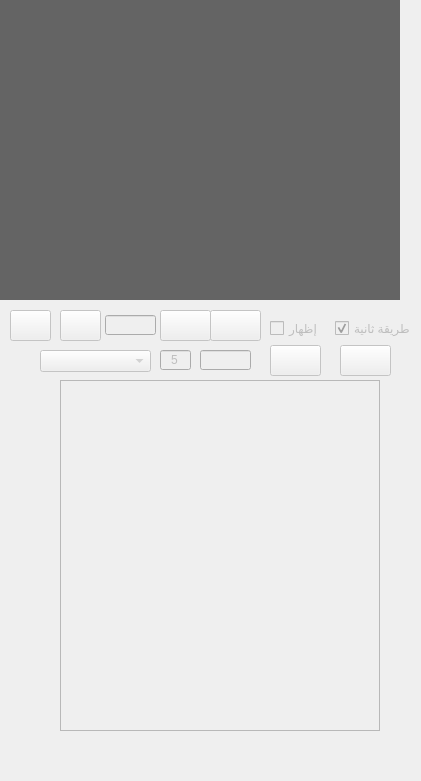
     <widget class="QWidget" name="widget_2" native="true">
      <property name="enabled">
       <bool>false</bool>
      </property>
      <property name="geometry">
       <rect>
        <x>470</x>
        <y>10</y>
        <width>421</width>
        <height>781</height>
       </rect>
      </property>
      <widget class="QLabel" name="label_v2">
       <property name="geometry">
        <rect>
         <x>0</x>
         <y>0</y>
         <width>400</width>
         <height>300</height>
        </rect>
       </property>
       <property name="palette">
        <palette>
         <active>
          <colorrole role="WindowText">
           <brush brushstyle="SolidPattern">
            <color alpha="255">
             <red>255</red>
             <green>255</green>
             <blue>255</blue>
            </color>
           </brush>
          </colorrole>
          <colorrole role="Button">
           <brush brushstyle="SolidPattern">
            <color alpha="255">
             <red>100</red>
             <green>100</green>
             <blue>100</blue>
            </color>
           </brush>
          </colorrole>
          <colorrole role="Light">
           <brush brushstyle="SolidPattern">
            <color alpha="255">
             <red>150</red>
             <green>150</green>
             <blue>150</blue>
            </color>
           </brush>
          </colorrole>
          <colorrole role="Midlight">
           <brush brushstyle="SolidPattern">
            <color alpha="255">
             <red>125</red>
             <green>125</green>
             <blue>125</blue>
            </color>
           </brush>
          </colorrole>
          <colorrole role="Dark">
           <brush brushstyle="SolidPattern">
            <color alpha="255">
             <red>50</red>
             <green>50</green>
             <blue>50</blue>
            </color>
           </brush>
          </colorrole>
          <colorrole role="Mid">
           <brush brushstyle="SolidPattern">
            <color alpha="255">
             <red>66</red>
             <green>66</green>
             <blue>66</blue>
            </color>
           </brush>
          </colorrole>
          <colorrole role="Text">
           <brush brushstyle="SolidPattern">
            <color alpha="255">
             <red>255</red>
             <green>255</green>
             <blue>255</blue>
            </color>
           </brush>
          </colorrole>
          <colorrole role="BrightText">
           <brush brushstyle="SolidPattern">
            <color alpha="255">
             <red>255</red>
             <green>255</green>
             <blue>255</blue>
            </color>
           </brush>
          </colorrole>
          <colorrole role="ButtonText">
           <brush brushstyle="SolidPattern">
            <color alpha="255">
             <red>255</red>
             <green>255</green>
             <blue>255</blue>
            </color>
           </brush>
          </colorrole>
          <colorrole role="Base">
           <brush brushstyle="SolidPattern">
            <color alpha="255">
             <red>0</red>
             <green>0</green>
             <blue>0</blue>
            </color>
           </brush>
          </colorrole>
          <colorrole role="Window">
           <brush brushstyle="SolidPattern">
            <color alpha="255">
             <red>100</red>
             <green>100</green>
             <blue>100</blue>
            </color>
           </brush>
          </colorrole>
          <colorrole role="Shadow">
           <brush brushstyle="SolidPattern">
            <color alpha="255">
             <red>0</red>
             <green>0</green>
             <blue>0</blue>
            </color>
           </brush>
          </colorrole>
          <colorrole role="AlternateBase">
           <brush brushstyle="SolidPattern">
            <color alpha="255">
             <red>50</red>
             <green>50</green>
             <blue>50</blue>
            </color>
           </brush>
          </colorrole>
          <colorrole role="ToolTipBase">
           <brush brushstyle="SolidPattern">
            <color alpha="255">
             <red>255</red>
             <green>255</green>
             <blue>220</blue>
            </color>
           </brush>
          </colorrole>
          <colorrole role="ToolTipText">
           <brush brushstyle="SolidPattern">
            <color alpha="255">
             <red>0</red>
             <green>0</green>
             <blue>0</blue>
            </color>
           </brush>
          </colorrole>
         </active>
         <inactive>
          <colorrole role="WindowText">
           <brush brushstyle="SolidPattern">
            <color alpha="255">
             <red>255</red>
             <green>255</green>
             <blue>255</blue>
            </color>
           </brush>
          </colorrole>
          <colorrole role="Button">
           <brush brushstyle="SolidPattern">
            <color alpha="255">
             <red>100</red>
             <green>100</green>
             <blue>100</blue>
            </color>
           </brush>
          </colorrole>
          <colorrole role="Light">
           <brush brushstyle="SolidPattern">
            <color alpha="255">
             <red>150</red>
             <green>150</green>
             <blue>150</blue>
            </color>
           </brush>
          </colorrole>
          <colorrole role="Midlight">
           <brush brushstyle="SolidPattern">
            <color alpha="255">
             <red>125</red>
             <green>125</green>
             <blue>125</blue>
            </color>
           </brush>
          </colorrole>
          <colorrole role="Dark">
           <brush brushstyle="SolidPattern">
            <color alpha="255">
             <red>50</red>
             <green>50</green>
             <blue>50</blue>
            </color>
           </brush>
          </colorrole>
          <colorrole role="Mid">
           <brush brushstyle="SolidPattern">
            <color alpha="255">
             <red>66</red>
             <green>66</green>
             <blue>66</blue>
            </color>
           </brush>
          </colorrole>
          <colorrole role="Text">
           <brush brushstyle="SolidPattern">
            <color alpha="255">
             <red>255</red>
             <green>255</green>
             <blue>255</blue>
            </color>
           </brush>
          </colorrole>
          <colorrole role="BrightText">
           <brush brushstyle="SolidPattern">
            <color alpha="255">
             <red>255</red>
             <green>255</green>
             <blue>255</blue>
            </color>
           </brush>
          </colorrole>
          <colorrole role="ButtonText">
           <brush brushstyle="SolidPattern">
            <color alpha="255">
             <red>255</red>
             <green>255</green>
             <blue>255</blue>
            </color>
           </brush>
          </colorrole>
          <colorrole role="Base">
           <brush brushstyle="SolidPattern">
            <color alpha="255">
             <red>0</red>
             <green>0</green>
             <blue>0</blue>
            </color>
           </brush>
          </colorrole>
          <colorrole role="Window">
           <brush brushstyle="SolidPattern">
            <color alpha="255">
             <red>100</red>
             <green>100</green>
             <blue>100</blue>
            </color>
           </brush>
          </colorrole>
          <colorrole role="Shadow">
           <brush brushstyle="SolidPattern">
            <color alpha="255">
             <red>0</red>
             <green>0</green>
             <blue>0</blue>
            </color>
           </brush>
          </colorrole>
          <colorrole role="AlternateBase">
           <brush brushstyle="SolidPattern">
            <color alpha="255">
             <red>50</red>
             <green>50</green>
             <blue>50</blue>
            </color>
           </brush>
          </colorrole>
          <colorrole role="ToolTipBase">
           <brush brushstyle="SolidPattern">
            <color alpha="255">
             <red>255</red>
             <green>255</green>
             <blue>220</blue>
            </color>
           </brush>
          </colorrole>
          <colorrole role="ToolTipText">
           <brush brushstyle="SolidPattern">
            <color alpha="255">
             <red>0</red>
             <green>0</green>
             <blue>0</blue>
            </color>
           </brush>
          </colorrole>
         </inactive>
         <disabled>
          <colorrole role="WindowText">
           <brush brushstyle="SolidPattern">
            <color alpha="255">
             <red>50</red>
             <green>50</green>
             <blue>50</blue>
            </color>
           </brush>
          </colorrole>
          <colorrole role="Button">
           <brush brushstyle="SolidPattern">
            <color alpha="255">
             <red>100</red>
             <green>100</green>
             <blue>100</blue>
            </color>
           </brush>
          </colorrole>
          <colorrole role="Light">
           <brush brushstyle="SolidPattern">
            <color alpha="255">
             <red>150</red>
             <green>150</green>
             <blue>150</blue>
            </color>
           </brush>
          </colorrole>
          <colorrole role="Midlight">
           <brush brushstyle="SolidPattern">
            <color alpha="255">
             <red>125</red>
             <green>125</green>
             <blue>125</blue>
            </color>
           </brush>
          </colorrole>
          <colorrole role="Dark">
           <brush brushstyle="SolidPattern">
            <color alpha="255">
             <red>50</red>
             <green>50</green>
             <blue>50</blue>
            </color>
           </brush>
          </colorrole>
          <colorrole role="Mid">
           <brush brushstyle="SolidPattern">
            <color alpha="255">
             <red>66</red>
             <green>66</green>
             <blue>66</blue>
            </color>
           </brush>
          </colorrole>
          <colorrole role="Text">
           <brush brushstyle="SolidPattern">
            <color alpha="255">
             <red>50</red>
             <green>50</green>
             <blue>50</blue>
            </color>
           </brush>
          </colorrole>
          <colorrole role="BrightText">
           <brush brushstyle="SolidPattern">
            <color alpha="255">
             <red>255</red>
             <green>255</green>
             <blue>255</blue>
            </color>
           </brush>
          </colorrole>
          <colorrole role="ButtonText">
           <brush brushstyle="SolidPattern">
            <color alpha="255">
             <red>50</red>
             <green>50</green>
             <blue>50</blue>
            </color>
           </brush>
          </colorrole>
          <colorrole role="Base">
           <brush brushstyle="SolidPattern">
            <color alpha="255">
             <red>100</red>
             <green>100</green>
             <blue>100</blue>
            </color>
           </brush>
          </colorrole>
          <colorrole role="Window">
           <brush brushstyle="SolidPattern">
            <color alpha="255">
             <red>100</red>
             <green>100</green>
             <blue>100</blue>
            </color>
           </brush>
          </colorrole>
          <colorrole role="Shadow">
           <brush brushstyle="SolidPattern">
            <color alpha="255">
             <red>0</red>
             <green>0</green>
             <blue>0</blue>
            </color>
           </brush>
          </colorrole>
          <colorrole role="AlternateBase">
           <brush brushstyle="SolidPattern">
            <color alpha="255">
             <red>100</red>
             <green>100</green>
             <blue>100</blue>
            </color>
           </brush>
          </colorrole>
          <colorrole role="ToolTipBase">
           <brush brushstyle="SolidPattern">
            <color alpha="255">
             <red>255</red>
             <green>255</green>
             <blue>220</blue>
            </color>
           </brush>
          </colorrole>
          <colorrole role="ToolTipText">
           <brush brushstyle="SolidPattern">
            <color alpha="255">
             <red>0</red>
             <green>0</green>
             <blue>0</blue>
            </color>
           </brush>
          </colorrole>
         </disabled>
        </palette>
       </property>
       <property name="autoFillBackground">
        <bool>true</bool>
       </property>
       <property name="text">
        <string/>
       </property>
      </widget>
      <widget class="QCheckBox" name="checkBox_3">
       <property name="geometry">
        <rect>
         <x>270</x>
         <y>320</y>
         <width>51</width>
         <height>17</height>
        </rect>
       </property>
       <property name="text">
        <string>إظهار</string>
       </property>
      </widget>
      <widget class="QLineEdit" name="ob_txt">
       <property name="geometry">
        <rect>
         <x>105</x>
         <y>315</y>
         <width>51</width>
         <height>20</height>
        </rect>
       </property>
      </widget>
      <widget class="QPushButton" name="pause_v2">
       <property name="geometry">
        <rect>
         <x>10</x>
         <y>310</y>
         <width>41</width>
         <height>31</height>
        </rect>
       </property>
       <property name="text">
        <string/>
       </property>
       <property name="icon">
        <iconset>
         <normaloff>:/new/prefix1/Hopstarter-Button-Button-Pause.ico</normaloff>:/new/prefix1/Hopstarter-Button-Button-Pause.ico</iconset>
       </property>
       <property name="iconSize">
        <size>
         <width>24</width>
         <height>24</height>
        </size>
       </property>
      </widget>
      <widget class="QPushButton" name="record_camera_2">
       <property name="geometry">
        <rect>
         <x>340</x>
         <y>345</y>
         <width>51</width>
         <height>31</height>
        </rect>
       </property>
       <property name="text">
        <string/>
       </property>
       <property name="icon">
        <iconset>
         <normaloff>:/new/prefix1/Oxygen-Icons.org-Oxygen-Actions-media-record.ico</normaloff>:/new/prefix1/Oxygen-Icons.org-Oxygen-Actions-media-record.ico</iconset>
       </property>
       <property name="iconSize">
        <size>
         <width>32</width>
         <height>32</height>
        </size>
       </property>
      </widget>
      <widget class="QPushButton" name="Serial_bT">
       <property name="geometry">
        <rect>
         <x>270</x>
         <y>345</y>
         <width>51</width>
         <height>31</height>
        </rect>
       </property>
       <property name="text">
        <string/>
       </property>
       <property name="icon">
        <iconset>
         <normaloff>:/new/prefix1/Fatcow-Farm-Fresh-Port.ico</normaloff>:/new/prefix1/Fatcow-Farm-Fresh-Port.ico</iconset>
       </property>
       <property name="iconSize">
        <size>
         <width>32</width>
         <height>32</height>
        </size>
       </property>
      </widget>
      <widget class="QComboBox" name="Por_name">
       <property name="geometry">
        <rect>
         <x>40</x>
         <y>350</y>
         <width>111</width>
         <height>22</height>
        </rect>
       </property>
      </widget>
      <widget class="QLineEdit" name="Pic_Num">
       <property name="geometry">
        <rect>
         <x>160</x>
         <y>350</y>
         <width>31</width>
         <height>20</height>
        </rect>
       </property>
       <property name="text">
        <string>5</string>
       </property>
       <property name="alignment">
        <set>Qt::AlignCenter</set>
       </property>
      </widget>
      <widget class="QPushButton" name="open_v2">
       <property name="geometry">
        <rect>
         <x>160</x>
         <y>310</y>
         <width>51</width>
         <height>31</height>
        </rect>
       </property>
       <property name="text">
        <string/>
       </property>
       <property name="icon">
        <iconset>
         <normaloff>:/new/prefix1/Oxygen-Icons.org-Oxygen-Mimetypes-inode-directory.ico</normaloff>:/new/prefix1/Oxygen-Icons.org-Oxygen-Mimetypes-inode-directory.ico</iconset>
       </property>
       <property name="iconSize">
        <size>
         <width>32</width>
         <height>32</height>
        </size>
       </property>
      </widget>
      <widget class="QListWidget" name="listWidget_v2">
       <property name="geometry">
        <rect>
         <x>60</x>
         <y>380</y>
         <width>320</width>
         <height>351</height>
        </rect>
       </property>
       <property name="lineWidth">
        <number>1</number>
       </property>
       <property name="sizeAdjustPolicy">
        <enum>QAbstractScrollArea::AdjustToContents</enum>
       </property>
      </widget>
      <widget class="QLineEdit" name="num_pic">
       <property name="geometry">
        <rect>
         <x>200</x>
         <y>350</y>
         <width>51</width>
         <height>20</height>
        </rect>
       </property>
      </widget>
      <widget class="QPushButton" name="stop_v2">
       <property name="geometry">
        <rect>
         <x>60</x>
         <y>310</y>
         <width>41</width>
         <height>31</height>
        </rect>
       </property>
       <property name="text">
        <string/>
       </property>
       <property name="icon">
        <iconset>
         <normaloff>:/new/prefix1/Hopstarter-Button-Button-Stop.ico</normaloff>:/new/prefix1/Hopstarter-Button-Button-Stop.ico</iconset>
       </property>
       <property name="iconSize">
        <size>
         <width>24</width>
         <height>24</height>
        </size>
       </property>
      </widget>
      <widget class="QPushButton" name="open_ip_camera2">
       <property name="geometry">
        <rect>
         <x>210</x>
         <y>310</y>
         <width>51</width>
         <height>31</height>
        </rect>
       </property>
       <property name="text">
        <string/>
       </property>
       <property name="icon">
        <iconset>
         <normaloff>:/new/prefix1/Icons-Land-Vista-Hardware-Devices-Security-Camera.ico</normaloff>:/new/prefix1/Icons-Land-Vista-Hardware-Devices-Security-Camera.ico</iconset>
       </property>
       <property name="iconSize">
        <size>
         <width>32</width>
         <height>32</height>
        </size>
       </property>
      </widget>
      <widget class="QCheckBox" name="checkBox_4">
       <property name="geometry">
        <rect>
         <x>335</x>
         <y>320</y>
         <width>91</width>
         <height>17</height>
        </rect>
       </property>
       <property name="text">
        <string>طريقة ثانية</string>
       </property>
       <property name="checked">
        <bool>true</bool>
       </property>
      </widget>
      <zorder>label_v2</zorder>
      <zorder>checkBox_3</zorder>
      <zorder>ob_txt</zorder>
      <zorder>pause_v2</zorder>
      <zorder>record_camera_2</zorder>
      <zorder>Serial_bT</zorder>
      <zorder>Por_name</zorder>
      <zorder>Pic_Num</zorder>
      <zorder>open_v2</zorder>
      <zorder>num_pic</zorder>
      <zorder>stop_v2</zorder>
      <zorder>open_ip_camera2</zorder>
      <zorder>checkBox_4</zorder>
      <zorder>listWidget_v2</zorder>
     </widget>
